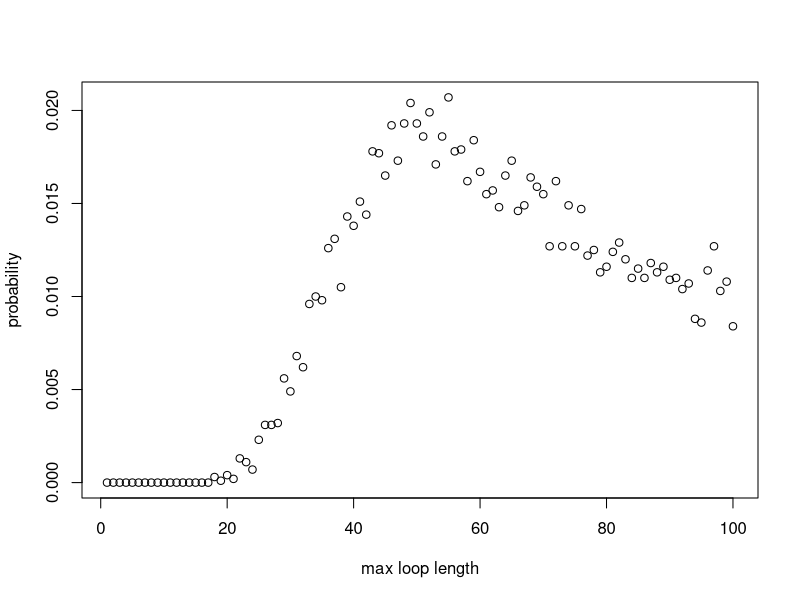

This chart was generated by the following R code:
#calculate the probability of loop lengths 

dloop <- function(n, nreps) {
  each_loop_lengths <- c() #list to store the loop lengths generated by all simulations
  max_loop_lengths <- c()
  
  for (i in 1:nreps){ 
    #simulate the boxes nreps times 
    boxes <- sample(1 : (2*n), 2*n , replace=FALSE) 
    unopened_boxes <- 1:(2*n)
    
    #store the unique loop lengths generated from each simulation 
    new_loop_lengths <- c()
    
    #scan for loops, (while more than 2 boxes are still closed, indexing breaks down for smaller loops)
    while (length(unopened_boxes) > 2 ){
      #pick the smallest number unopened box and store the value of the card inside 
      cards_picked <- boxes[unopened_boxes[1]]
      
      #pick your next box according to your last card and scan each closed loop
      for (b in 2:length(unopened_boxes)){ #max loop length is the number of closed boxes
        cards_picked <- c(cards_picked, boxes[cards_picked[b-1]])
      }#end for 
      
      #add your new loop length to your list
      new_loop_lengths <- c(new_loop_lengths, length(unique(cards_picked))) 
      
      #remove the boxes opened 
      unopened_boxes <- setdiff(unopened_boxes,unique(cards_picked))
    } #end while 
    
    
    each_loop_lengths <- c(each_loop_lengths, unique(new_loop_lengths))
    max_loop_lengths <- c(max_loop_lengths, max(new_loop_lengths))
    
    
  } #end for 
  
  #probability vector for the occurrence of each maximum loop length 
  prob_vec_ymax <- tabulate(max_loop_lengths)/nreps
  x_axis <- 1:length(prob_vec_ymax)
  plot(x_axis, prob_vec_ymax, xlab = "max loop length", ylab = "probability")
  
  prob_less_n_loop = sum(prob_vec_ymax[1:n])
  cat("\n","prob your max loop has a length less than n",   prob_less_n_loop, "\n")
  
  
  #probability vector for the occurrence of each type of loop length 
  prob_vec_y <- tabulate(each_loop_lengths)/nreps
  cat("your probability vector for producing at least one loop of length i: \n", prob_vec_y)
  return(prob_vec_y)
}#end function


#timing the function 
start_time = Sys.time()
VAR_1 <- dloop(50, 10000)
#dloop(50, 10000)
end_time = Sys.time()
cat(time_taken = end_time - start_time)




